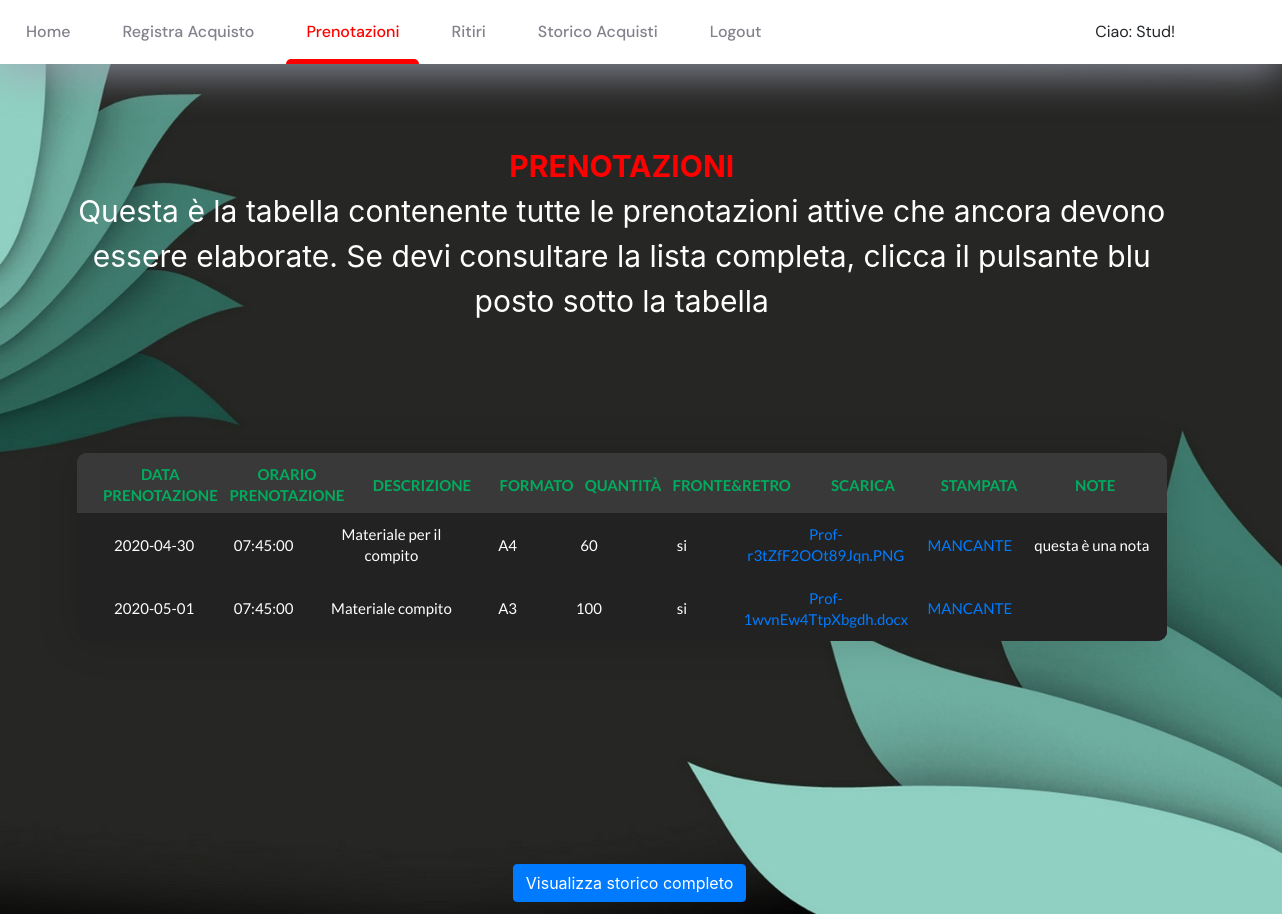
/esPHP/InnovativeBuzzi/HomeOperatore/VisualizzaPrenotazioni.php (signed in), run on the app's committed database.
### tables this page shows
CREATE TABLE `prenotazione` (
  `idPrenotazione` int(11) NOT NULL,
  `dataPrenotazione` date DEFAULT NULL,
  `oraPrenotazione` time DEFAULT NULL,
  `stampata` enum('si','no') DEFAULT 'no',
  `note` varchar(64) DEFAULT NULL,
  `codiceFiscale` char(16) DEFAULT NULL,
  `idStampa` int(11) DEFAULT NULL,
  `codiceFile` varchar(64) DEFAULT NULL
);

CREATE TABLE `stampa` (
  `idStampa` int(11) NOT NULL,
  `dataStampa` date DEFAULT NULL,
  `oraStampa` time DEFAULT NULL,
  `codiceFiscaleOperatore` char(16) DEFAULT NULL,
  `quantità` int(11) DEFAULT NULL,
  `dataRitiro` date DEFAULT NULL,
  `oraRitiro` time DEFAULT NULL,
  `tipoFormato` varchar(16) DEFAULT NULL,
  `descrizione` varchar(64) DEFAULT NULL,
  `dataRitiroEffettuato` date DEFAULT NULL,
  `orarioRitiroEffettuato` time DEFAULT NULL,
  `fronteRetro` enum('si','no') DEFAULT 'no'
);

CREATE TABLE `file` (
  `codiceFile` varchar(64) NOT NULL,
  `nomeFile` varchar(128) DEFAULT NULL,
  `dimensione` int(11) DEFAULT NULL
);

### esPHP/InnovativeBuzzi/HomeOperatore/LogicaCodaStampa/codaStampa.php (the view, shortened to what this page needs)
<html>
  <body>
<?php
  function caricaCodaStampa($ip, $porta) {
    $out = "<div class=\"table100-head\">
              <table style=\"margin-right: 0px;\">
                <thead>
                  <tr class=\"row100 head\">
                  <th class=\"cell100 column1O\">Data Prenotazione</th>
                  <th class=\"cell100 column2O\">Orario Prenotazione</th>
                    <th class=\"cell100 column3O\">Descrizione</th>
                    <th class=\"cell100 column4O\">Formato</th>
                    <th class=\"cell100 column5O\">Quantità</th>
                    <th class=\"cell100 column6O\">Fronte&Retro</th>
                    <th class=\"cell100 column7O\">Scarica</th>
                    <th class=\"cell100 column8O\">Stampata</th>
                    <th class=\"cell100 column9O\">Note</th>
                  </tr>
                </thead>
              </table>
            </div>";
      $data = selectFormDB($ip,$porta);
      if($data == "ERRORE NO DATA") {
        $out .= "<div class=\"table100-body js-pscroll\">
                  <table>
                    <tbody>
                      <tr class=\"row100 body\">
                          <td class=\"cell100 column1O\">-</td>
                          <td class=\"cell100 column2O\">-</td>
                          <td class=\"cell100 column3O\">-</td>
                          <td class=\"cell100 column4O\">-</td>
                          <td class=\"cell100 column5O\">-</td>
                          <td class=\"cell100 column6O\">-</td>
                          <td class=\"cell100 column7O\">-</td>
                          <td class=\"cell100 column8O\">-</td>
                          <td class=\"cell100 column9O\">-</td>
                      </tr>
                    </tbody>
                  </table>
                </div>";
      }else {
        $out .= "<div class=\"table100-body js-pscroll\">
                  <table>
                    <tbody>$data</tbody>
                  </table>
                </div>";
      }
      return $out;
  }
  function selectFormDB($ip, $porta) {
    try {
      $co = connect();
      $co->begin_transaction(MYSQLI_TRANS_START_READ_WRITE);
      $sql = "select p.* ,f.* , pers.*, s.* FROM prenotazione p JOIN file f on (p.codiceFIle=f.codiceFile) JOIN persona pers ON(pers.codiceFiscale = p.codiceFiscale) join stampa s ON(p.idStampa=s.idStampa)
        JOIN formato form ON(s.tipoFormato = form.tipo)
        WHERE p.stampata = \"no\"
        ORDER BY s.dataRitiro, s.oraRitiro";
      $result = $co->query($sql);
      if($result->num_rows== 0) {
        $arrayRisultati = "ERRORE NO DATA";
      }else {
        $arrayRisultati = "";
        while($row = $result->fetch_assoc()) {
            $arrayRisultati .= "<tr class=\"row100 body\">
                              <td class=\"cell100 column1O\">" . $row["dataRitiro"] . "</td>
                              <td class=\"cell100 column2O\">" . $row["oraRitiro"] . "</td>
                              ";
            $arrayRisultati .="<td class=\"cell100 column3O\">" . $row["descrizione"] . "</td>";
            $arrayRisultati .="<td class=\"cell100 column4O\"> " . $row["tipoFormato"] . "</td>
                          <td class=\"cell100 column5O\">" . $row["quantità"] . "</td>
                          <td class=\"cell100 column6O\">" . $row["fronteRetro"] . "</td>
                                <td class=\"cell100 column7O\">
                                  <a href=\"http://". $ip .":" . $porta . "/esPHP/InnovativeBuzzi/HomeOperatore/DownloadFile/downloadFile.php?file_id=" . $row['codiceFile'] . "\">" . $row["nomeFile"] . "</a>
                                </td>";
            $arrayRisultati .= "<td class=\"cell100 column8O\">
                                  <a href=\"http://". $ip .":" . $porta . "/esPHP/InnovativeBuzzi/HomeOperatore/LogicaCodaStampa/doubleCKGestioneStampa.php?idPren=" . $row['idPrenotazione'] . "\">MANCANTE</a>
                                </td>
                                <td class=\"cell100 column9O\"> " . $row["note"] . "</td>
                              </tr>";
        }
      }
      $co->commit();
    } catch (Exception $e) {
        $co->rollBack();
        $co->close();
        header("Location: http://" .$ip .":" .$porta ."/esPHP/InnovativeBuzzi/Errore/Errore.php?msg=Siamo spiacente si è verificato un imprevisto");
    }
    return $arrayRisultati;
  }
?>
</body>
</html>

### esPHP/InnovativeBuzzi/HomeUtente/css/main.css (style rules this page uses)
a { margin: 0px; transition: all 0.4s; -webkit-transition: all 0.4s; -o-transition: all 0.4s; -moz-transition: all 0.4s; }
.js-pscroll { position: relative; overflow: hidden; }
table { width: 100%; }
th, td { font-weight: unset; padding-right: 10px; }
.column1O { width: 12%; max-width: 12%; padding-left: 25px; }
.column2O { width: 9%; max-width: 9%; }
.column3O { width: 13%; max-width: 13%; }
.column4O { width: 7%; max-width: 7%; }
.column5O { width: 7%; max-width: 7%; }
.column6O { width: 9%; max-width: 9%; }
.column7O { width: 12%; max-width: 12%; }
.column8O { width: 9%; max-width: 9%; }
.column9O { width: 12%; max-width: 12%; }
.table100-head th { padding-top: 1%; text-align: center; }
.table100-body td { padding-top: 1%; padding-bottom: 1%; text-align: center; }
.table100-head { position: absolute; width: 100%; top: 0; left: 0; background-color : #393939; }
.table100-body { background-color: #262624; overflow: auto; height: auto; max-height: 370px; }
.table100.ver3 th { font-family: Lato-Bold; font-size: 15px; color: #00ad5f; line-height: 1.4; text-transform: uppercase; background-color: #393939; }
.table100.ver3 td { font-family: Lato-Regular; font-size: 15px; color: #fff; line-height: 1.4; background-color: #222222; }

### esPHP/InnovativeBuzzi/HomeOperatore/VisualizzaPrenotazioni.php (style rules this page uses)
* { margin: 0; padding: 0; text-decoration: none; }
body { background: url(img/wallpaper.jpg) no-repeat; background-size: cover; height: auto; width: auto; overflow: scroll; }

### data on the page
prenotazione: idStampa.dataRitiro "2020-04-30", idStampa.oraRitiro "07:45:00", idStampa.descrizione "Materiale per il compito", idStampa.tipoFormato "A4", idStampa.quantità "60", idStampa.fronteRetro "si", codiceFile.nomeFile "Prof-r3tZfF2OOt89Jqn.PNG", note "questa è una nota"
prenotazione: idStampa.dataRitiro "2020-05-01", idStampa.oraRitiro "07:45:00", idStampa.descrizione "Materiale compito", idStampa.tipoFormato "A3", idStampa.quantità "100", idStampa.fronteRetro "si", codiceFile.nomeFile "Prof-1wvnEw4TtpXbgdh.docx"

### other printed values
$usr "Stud"
